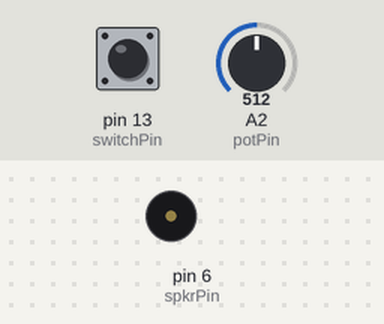
Simulated run of this sketch. Board: Arduino Uno, built with avr-gcc and run on an emulated ATmega328P. Parts: buzzer (waves = sounding). The test bench sets the inputs (shaded band); at power-on: pin 13 (switchPin) LOW, A2 (potPin) = 512.

Above: at 1.2 s.
1.3 s: pin 13 (switchPin) pulled HIGH for 0.15 s
At 4.3 s:
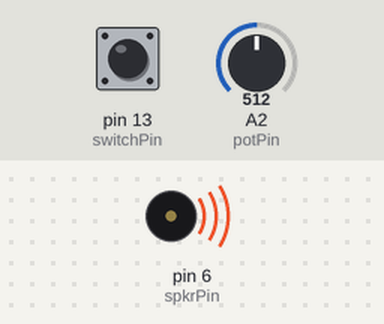
4.4 s: pin 13 (switchPin) pulled HIGH for 3.2 s
Timing chart, 0 to 11.9 s (numbered marks = the images above; inputs shaded):
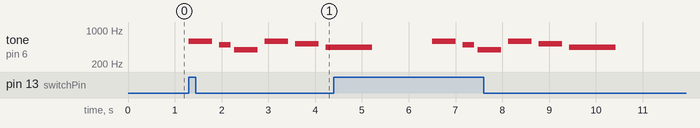

Measured:
- after the input at 1.3 s, tone on pin 6 (spkrPin): plays 587 Hz for 0.50 s, 494 Hz for 0.25 s, 392 Hz for 0.50 s, 587 Hz for 0.50 s, 523 Hz for 0.50 s, 440 Hz for 0.17 s, starting at once

The sketch:

ghibli_music_player.ino
```cpp
#include "pitch.h"

const int spkrPin = 6; // output
const int switchPin = 13; // digital input (switch)
const int potPin = A2; // analog input (potentiometer)

// Music 1: TOTORO
int totoro_melody[] = { // melody array referring to <pitch.h>
  NOTE_D5, NOTE_B4, NOTE_G4, NOTE_D5, NOTE_C5, NOTE_A4, 0, 0, 0
};

int totoro_durations[] = { // note durations: 4 = quarter note, 8 = eighth note, etc.
  2, 4, 2, 2, 2, 1, 4, 4, 4
};

// Music 2: SPIRITED AWAY
int spirited_away_melody[] = {
  NOTE_E4, NOTE_E4, NOTE_E4, NOTE_E4, NOTE_D4, NOTE_E4, NOTE_A4, NOTE_E4, NOTE_D4, NOTE_D4, 0, 0, 0, 0,
  NOTE_D4, NOTE_D4, NOTE_D4, NOTE_D4, NOTE_C4, NOTE_D4, NOTE_G4, NOTE_D4, NOTE_C4, NOTE_B3, NOTE_C4, 0, 0
};

int spirited_away_durations[] = {
  4, 4, 4, 4, 4, 4, 4, 4, 4, 1, 4, 4, 4, 4,
  4, 4, 4, 4, 4, 4, 4, 4, 4, 4, 1, 4, 4
};


void setup() {
  pinMode(spkrPin, OUTPUT);
  Serial.begin(9600);
}

void loop() {
  int angle = analogRead(potPin); // read angle from potentiometer
  angle = map(angle, 0, 1023, 0, 270); // since potentiometer angle can rotate from 0 to 270 degree

  if (digitalRead(switchPin) == HIGH) { // if the switch is pushed
    if (angle <= 135) { // if potentiometer angle is smaller than 135, play totoro
      for (int i = 0; i < sizeof(totoro_melody) / sizeof(totoro_melody[0]); i++) {
        int duration = 1000 / totoro_durations[i]; // calculate the note duration, 1000 millisec = 1 sec (reference: Melody example in Arduino)
        tone(spkrPin, totoro_melody[i], duration); // play each note in the melody
        delay(duration * 1.30); // delay whole program to make sure each note has enough time before playing the next note (reference: Melody example in Arduino)
      }
    }
    else { // if potentiometer angle is bigger than 135, play spirited away
      for (int i = 0; i < sizeof(spirited_away_melody) / sizeof(spirited_away_melody[0]); i++) {
        int duration = 1000 / spirited_away_durations[i]; // calculate the note duration, 1000 millisec = 1 sec (reference: Melody example in Arduino)
        tone(spkrPin, spirited_away_melody[i], duration); // play each note in the melody
        delay(duration * 1.30); // delay whole program to make sure each note has enough time before playing the next note (reference: Melody example in Arduino)
      }
    }
  }
}
```

pitch.h
```cpp
/*************************************************

 * Public Constants

 *************************************************/

#define NOTE_B0  31
#define NOTE_C1  33
#define NOTE_CS1 35
#define NOTE_D1  37
#define NOTE_DS1 39
#define NOTE_E1  41
#define NOTE_F1  44
#define NOTE_FS1 46
#define NOTE_G1  49
#define NOTE_GS1 52
#define NOTE_A1  55
#define NOTE_AS1 58
#define NOTE_B1  62
#define NOTE_C2  65
#define NOTE_CS2 69
#define NOTE_D2  73
#define NOTE_DS2 78
#define NOTE_E2  82
#define NOTE_F2  87
#define NOTE_FS2 93
#define NOTE_G2  98
#define NOTE_GS2 104
#define NOTE_A2  110
#define NOTE_AS2 117
#define NOTE_B2  123
#define NOTE_C3  131
#define NOTE_CS3 139
#define NOTE_D3  147
#define NOTE_DS3 156
#define NOTE_E3  165
#define NOTE_F3  175
#define NOTE_FS3 185
#define NOTE_G3  196
#define NOTE_GS3 208
#define NOTE_A3  220
#define NOTE_AS3 233
#define NOTE_B3  247
#define NOTE_C4  262
#define NOTE_CS4 277
#define NOTE_D4  294
#define NOTE_DS4 311
#define NOTE_E4  330
#define NOTE_F4  349
#define NOTE_FS4 370
#define NOTE_G4  392
#define NOTE_GS4 415
#define NOTE_A4  440
#define NOTE_AS4 466
#define NOTE_B4  494
#define NOTE_C5  523
#define NOTE_CS5 554
#define NOTE_D5  587
#define NOTE_DS5 622
#define NOTE_E5  659
#define NOTE_F5  698
#define NOTE_FS5 740
#define NOTE_G5  784
#define NOTE_GS5 831
#define NOTE_A5  880
#define NOTE_AS5 932
#define NOTE_B5  988
#define NOTE_C6  1047
#define NOTE_CS6 1109
#define NOTE_D6  1175
#define NOTE_DS6 1245
#define NOTE_E6  1319
#define NOTE_F6  1397
#define NOTE_FS6 1480
#define NOTE_G6  1568
#define NOTE_GS6 1661
#define NOTE_A6  1760
#define NOTE_AS6 1865
#define NOTE_B6  1976
#define NOTE_C7  2093
#define NOTE_CS7 2217
#define NOTE_D7  2349
#define NOTE_DS7 2489
#define NOTE_E7  2637
#define NOTE_F7  2794
#define NOTE_FS7 2960
#define NOTE_G7  3136
#define NOTE_GS7 3322
#define NOTE_A7  3520
#define NOTE_AS7 3729
#define NOTE_B7  3951
#define NOTE_C8  4186
#define NOTE_CS8 4435
#define NOTE_D8  4699
#define NOTE_DS8 4978
```
